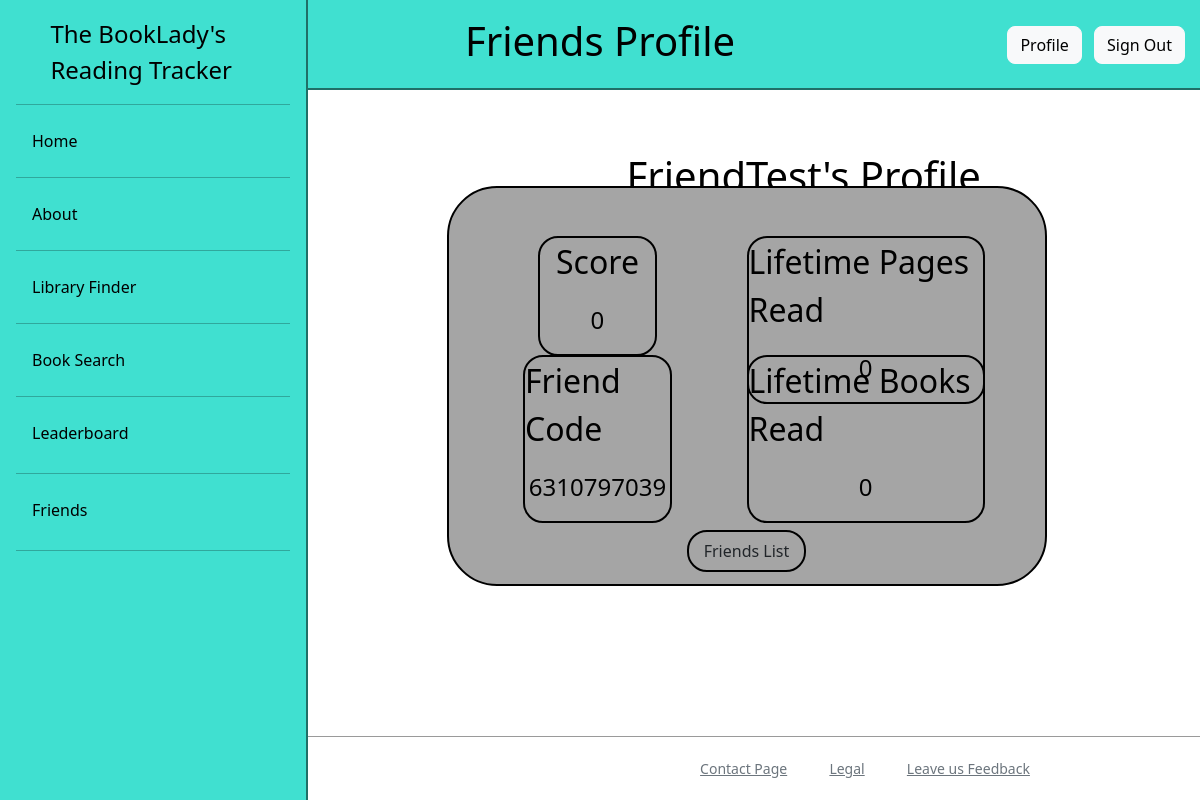
The page /profile/FriendTest/ on the database its author committed.
### general/models.py (models this page shows, shortened)
class CustomUser(AbstractUser):  # Extend django User model https://docs.djangoproject.com/en/5.0/topics/auth/default/
    objects = CustomUserManager()
    score = models.PositiveIntegerField(default = 0) #Assumes score should never go under 0
    lifetime_pages_read = models.IntegerField(default = 0)
    lifetime_books_read = models.IntegerField(default = 0)
    friend_code = models.IntegerField(default = generate_unique_code, unique = True)
    friends_list = models.ManyToManyField("self", through="FriendsList", blank=True)
    badges=models.ManyToManyField(Badge, blank=True)
    last_login = models.DateTimeField(null=True, blank=True)

### general/views.py (the view)
# urls.py: path('profile/<str:username>/', views.FriendProfile,name='friend_profile'),
def FriendProfile(request, username):
    user = get_object_or_404(CustomUser, username=username)
    return render(request, 'general/friendsProfile.html', {'user': user})

### general/templates/general/friendsProfile.html (shortened to what this page needs)
{% extends "base.html" %}
{% load static %}
    <title>{% block page_title %}Friends Profile{% endblock %}</title>
{% block content %}
<body>
    <div class="row">
        <div class="col-md-6 offset-md-3">
            <div class="profile-title">
                <h1> {{ user.get_username }}'s Profile</h1>
            </div>
            <div class="friends-profile">
                <div class="score-info">
                    <p class="profile-header">Score</p>
                    <p class="profile-data">{{ user.score }}</p>
                </div>
                <div class="pages-info">
                    <p class="profile-header">Lifetime Pages Read</p>
                    <p class="profile-data"> {{ user.lifetime_pages_read }}</p>
                </div><div class="books-info"><p class="profile-header">Lifetime Books Read</p>
                    <p class="profile-data"> {{ user.lifetime_books_read }}</p>
                </div>
                <div class="code-info">
                    <p class="profile-header">Friend Code</p>
                    <p class="profile-data"> {{ user.friend_code }}</p>
                </div>
                <div class="list-info">
                    <a href="{% url 'friends_list_page' %}" class="btn list">Friends List</a>
                </div>
            </div>
</body>
{% endblock %}

### rows shown on the page
CustomUser: get_username "FriendTest", score "0", lifetime_pages_read "0", lifetime_books_read "0", friend_code "6310797039"
